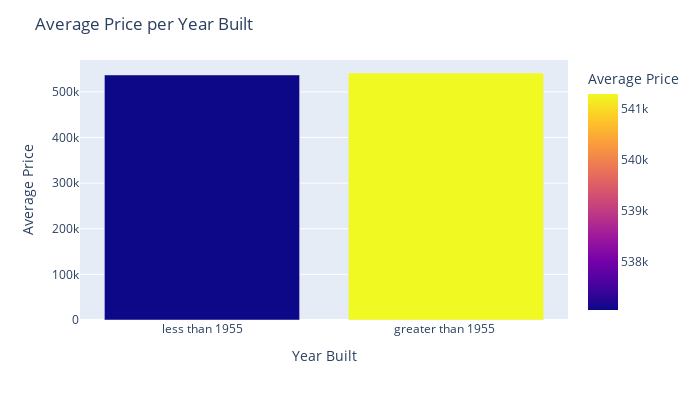

This figure's notebook cell:
### Code cell
fig = px.bar(bar_df_2, x='yr_built', y='avg_price', color='avg_price', labels={'avg_price': 'Average Price'})
fig.update_layout(width=700, height=400, xaxis_title='Year Built',
                 yaxis_title='Average Price', title='Average Price per Year Built')
fig.show()

### Figure 1 — Plotly figure (JSON) as saved in the notebook; plotly's stock layout.template omitted (floating-point values rounded to 4 significant figures)
{"data": [{"alignmentgroup": "True", "hovertemplate": "yr_built=%{x}<br>Average Price=%{marker.color}<extra></extra>", "legendgroup": "", "marker": {"color": [537100.0, 541300.0], "coloraxis": "coloraxis", "pattern": {"shape": ""}}, "name": "", "offsetgroup": "", "orientation": "v", "showlegend": false, "textposition": "auto", "type": "bar", "x": ["less than 1955", "greater than 1955 "], "xaxis": "x", "y": [537100.0, 541300.0], "yaxis": "y"}], "layout": {"barmode": "relative", "coloraxis": {"colorbar": {"title": {"text": "Average Price"}}, "colorscale": [[0, "#0d0887"], [0.1111, "#46039f"], [0.2222, "#7201a8"], [0.3333, "#9c179e"], [0.4444, "#bd3786"], [0.5556, "#d8576b"], [0.6667, "#ed7953"], [0.7778, "#fb9f3a"], [0.8889, "#fdca26"], [1, "#f0f921"]]}, "height": 400, "legend": {"tracegroupgap": 0}, "margin": {"t": 60}, "title": {"text": "Average Price per Year Built"}, "width": 700, "xaxis": {"anchor": "y", "domain": [0, 1], "title": {"text": "Year Built"}}, "yaxis": {"anchor": "x", "domain": [0, 1], "title": {"text": "Average Price"}}}}
